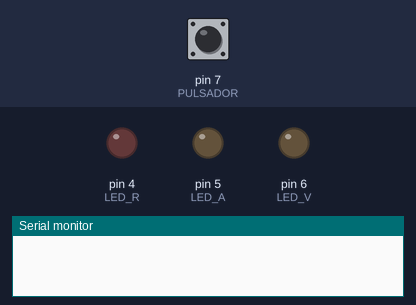
The sketch below on a simulated Arduino Uno, built with avr-gcc and run on an emulated ATmega328P. On the bench: output pins drawn as LEDs (lit = HIGH), the last lines printed to the serial monitor. The test bench sets the inputs (shaded band); at power-on: pin 7 (PULSADOR) HIGH.

Above: at 1.2 s.
1.3 s: pin 7 (PULSADOR) pulled LOW for 0.15 s
At 2.5 s:
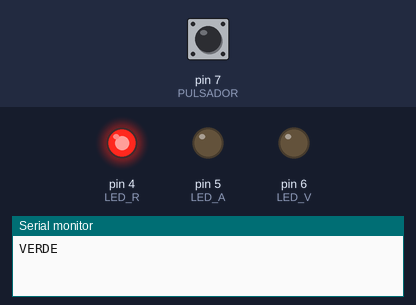
2.9 s: pin 7 (PULSADOR) pulled LOW for 1 s
At 3.8 s:
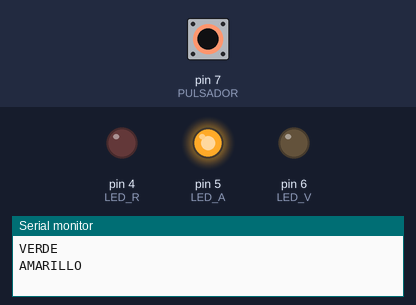
5.4 s: pin 7 (PULSADOR) pulled LOW for 0.15 s
At 5.8 s:
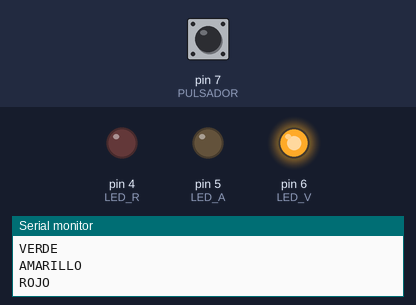
7.0 s: pin 7 (PULSADOR) pulsed LOW 5 times (0.12 s each, 0.3 s apart)
At 9.2 s:
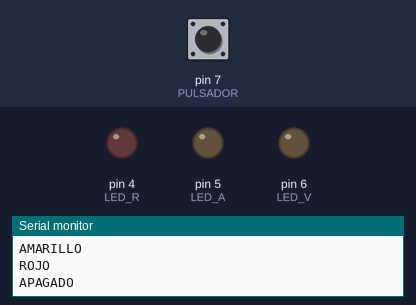
10.0 s: pin 7 (PULSADOR) pulled LOW for 3.2 s
At 10.3 s:
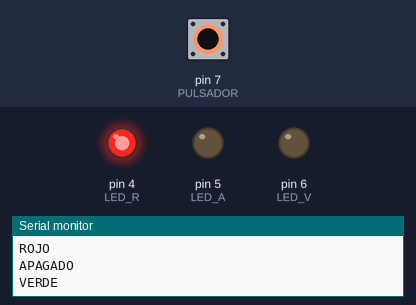
Timing chart, 0 to 13.0 s (numbered marks = the images above; inputs shaded):
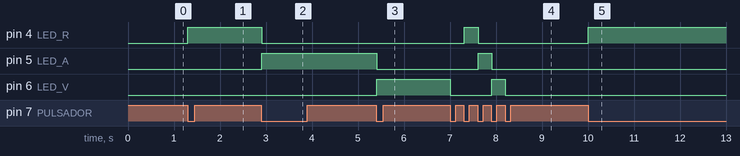

Measured:
- after the input at 1.3 s, pin 4 (LED_R): LOW → HIGH at once
- after the input at 2.9 s, pin 4 (LED_R): HIGH → LOW at once; pin 5 (LED_A): LOW → HIGH at once
- after the input at 5.4 s, pin 5 (LED_A): HIGH → LOW at once; pin 6 (LED_V): LOW → HIGH at once
- after the input at 7.0 s, pin 4 (LED_R): LOW → HIGH after 0.31 s, → LOW 0.30 s later; pin 5 (LED_A): LOW → HIGH after 0.61 s, → LOW 0.30 s later; pin 6 (LED_V): HIGH → LOW at once, → HIGH 0.90 s later, → LOW 0.29 s later
- after the input at 10.0 s, pin 4 (LED_R): LOW → HIGH at once

The sketch:

Primer_Parcial_SPD_2.ino
```cpp
#define PULSADOR 7

#define LED_R 4
#define LED_A 5
#define LED_V 6
#define CANT 4

int leds[CANT]={4, 5, 6};
int i = 0;

int estado_pulsador;
int estado_anterior_pulsador;

void setup()
{
  Serial.begin(9600);

  //Setea en salida a los leds
  pinMode(LED_V, OUTPUT);
  pinMode(LED_A, OUTPUT);
  pinMode(LED_R, OUTPUT);

  //Setea en entrada al boton
  pinMode(PULSADOR, INPUT);

}

void loop()
{
  estado_pulsador = digitalRead(PULSADOR);

  if(estado_pulsador != estado_anterior_pulsador) //Antirebote
  {
    if (estado_pulsador == LOW) //Entra si precionan el boton
    {
      switch(i) //Dependiendo en que posicion del array este, entra la opcion
      {
        case 0:
          digitalWrite(leds[i], HIGH);
            digitalWrite(leds[i + 1], LOW);
            digitalWrite(leds[i + 2], LOW);
            i++;

          Serial.println("VERDE");

            break;

        case 1:
          digitalWrite(leds[i], HIGH);
            digitalWrite(leds[i - 1], LOW);
            digitalWrite(leds[i + 1], LOW);
            i++;

          Serial.println("AMARILLO");

            break;

        case 2:
          digitalWrite(leds[i], HIGH);
            digitalWrite(leds[i - 1], LOW);
            digitalWrite(leds[i - 2], LOW);
            i++;

          Serial.println("ROJO");

            break;

        case 3:
          digitalWrite(leds[i], LOW);
            digitalWrite(leds[i - 1], LOW);
            digitalWrite(leds[i - 2], LOW);
            i = 0;

          Serial.println("APAGADO");

            break;
      }
    }

    estado_anterior_pulsador = estado_pulsador; //Antirebote
  }

  delay(10);
}
```
